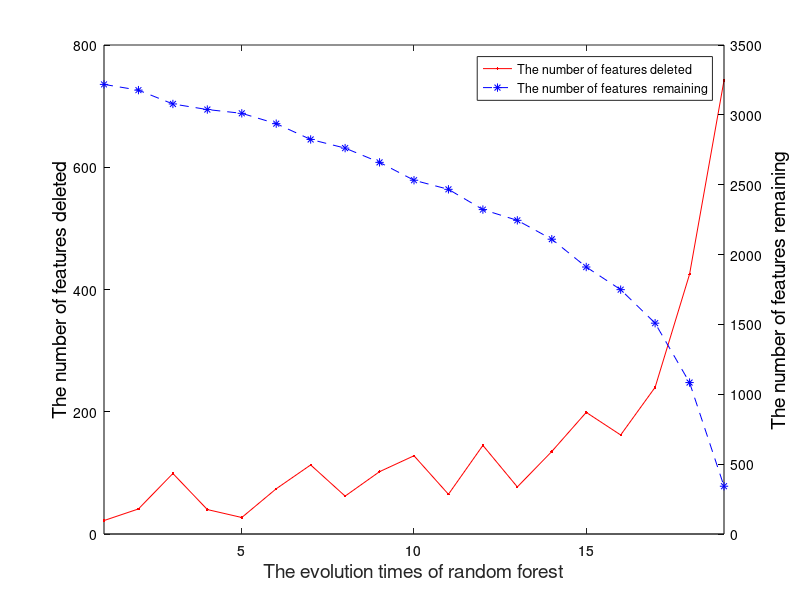

MATLAB code to generate this figure:
x = [1:19];
y = [22, 41, 99, 40, 27, 74, 113, 62, 102, 128, 65,...
     145, 77, 135, 199, 162, 240, 425, 742];
z = [3218, 3177, 3078, 3038, 3011, 2937, 2824, 2762, 2660,...
     2532, 2467, 2322, 2245, 2110, 1911, 1749, 1509, 1084, 342];
figure
[hx, ax1, ax2] = plotyy(x, y, x, z);
xlabel('The evolution times of random forest', 'fontsize', 14)
ylabel(hx(1), 'The number of features deleted', 'fontsize', 14)
ylabel(hx(2), 'The number of features remaining', 'fontsize', 14)
set(hx(1), 'ycolor', 'k')
set(hx(2), 'ycolor', 'k')
set(ax1, 'lineStyle', '-', 'color', 'r', 'Marker', '.')
set(ax2, 'lineStyle', '--', 'color', 'b', 'Marker', '*')
legend([ax1, ax2], {'The number of features deleted', 'The number of features  remaining'})
